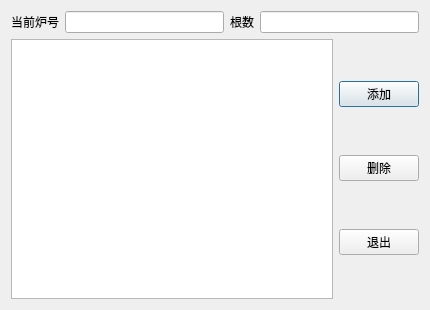
<?xml version="1.0" encoding="UTF-8"?>
<ui version="4.0">
 <class>Dialog</class>
 <widget class="QDialog" name="Dialog">
  <property name="geometry">
   <rect>
    <x>0</x>
    <y>0</y>
    <width>430</width>
    <height>310</height>
   </rect>
  </property>
  <property name="windowTitle">
   <string>设定炉号</string>
  </property>
  <layout class="QGridLayout" name="gridLayout">
   <item row="0" column="0" colspan="2">
    <layout class="QHBoxLayout" name="horizontalLayout">
     <item>
      <widget class="QLabel" name="label">
       <property name="styleSheet">
        <string notr="true">font: 12pt \&quot;微软雅黑\&quot;;</string>
       </property>
       <property name="text">
        <string>当前炉号</string>
       </property>
      </widget>
     </item>
     <item>
      <widget class="QLineEdit" name="Lne_SetFurNo"/>
     </item>
     <item>
      <widget class="QLabel" name="label_2">
       <property name="styleSheet">
        <string notr="true">font: 12pt \&quot;微软雅黑\&quot;;</string>
       </property>
       <property name="text">
        <string>根数</string>
       </property>
      </widget>
     </item>
     <item>
      <widget class="QLineEdit" name="Lne_SetFurNum"/>
     </item>
    </layout>
   </item>
   <item row="1" column="0">
    <widget class="QListWidget" name="LW_SetFurNo"/>
   </item>
   <item row="1" column="1">
    <layout class="QVBoxLayout" name="verticalLayout">
     <item>
      <widget class="QPushButton" name="Btn_addFurNum">
       <property name="text">
        <string>添加</string>
       </property>
      </widget>
     </item>
     <item>
      <widget class="QPushButton" name="Btn_delFurNum">
       <property name="text">
        <string>删除</string>
       </property>
      </widget>
     </item>
     <item>
      <widget class="QPushButton" name="Btn_Exit">
       <property name="text">
        <string>退出</string>
       </property>
      </widget>
     </item>
    </layout>
   </item>
  </layout>
 </widget>
 <resources/>
 <connections/>
</ui>
